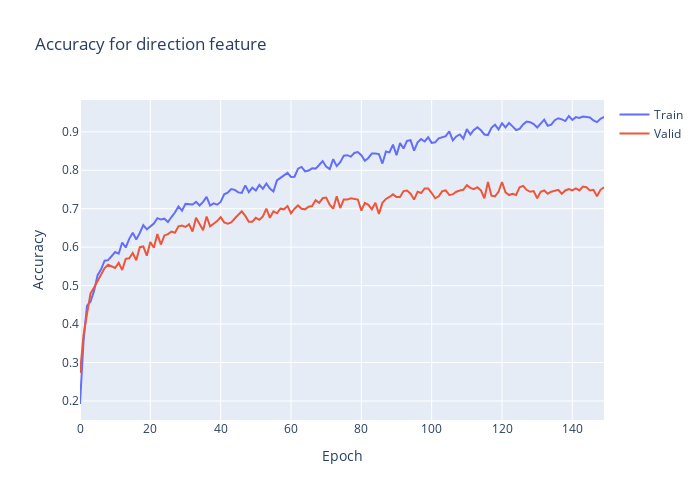

The notebook cell this image was saved under:
### Code cell
plt.clf()
fig = go.Figure()
fig.add_trace(go.Scatter(
                    y=history.history['direction_output_accuracy'],
                    name='Train'))
fig.add_trace(go.Scatter(
                    y=history.history['val_direction_output_accuracy'],
                    name='Valid'))
fig.update_layout(height=500, 
                  width=700,
                  title='Accuracy for direction feature',
                  xaxis_title='Epoch',
                  yaxis_title='Accuracy')
fig.show()

### Figure 1 — Plotly figure (JSON) as saved in the notebook; plotly's stock layout.template omitted (floating-point values rounded to 4 significant figures; data arrays with more than 128 entries replaced by an {"elided": "..."} marker saying what was removed)
{"data": [{"name": "Train", "type": "scatter", "y": {"elided": "150 float values"}}, {"name": "Valid", "type": "scatter", "y": {"elided": "150 float values"}}], "layout": {"height": 500, "title": {"text": "Accuracy for direction feature"}, "width": 700, "xaxis": {"title": {"text": "Epoch"}}, "yaxis": {"title": {"text": "Accuracy"}}}}
